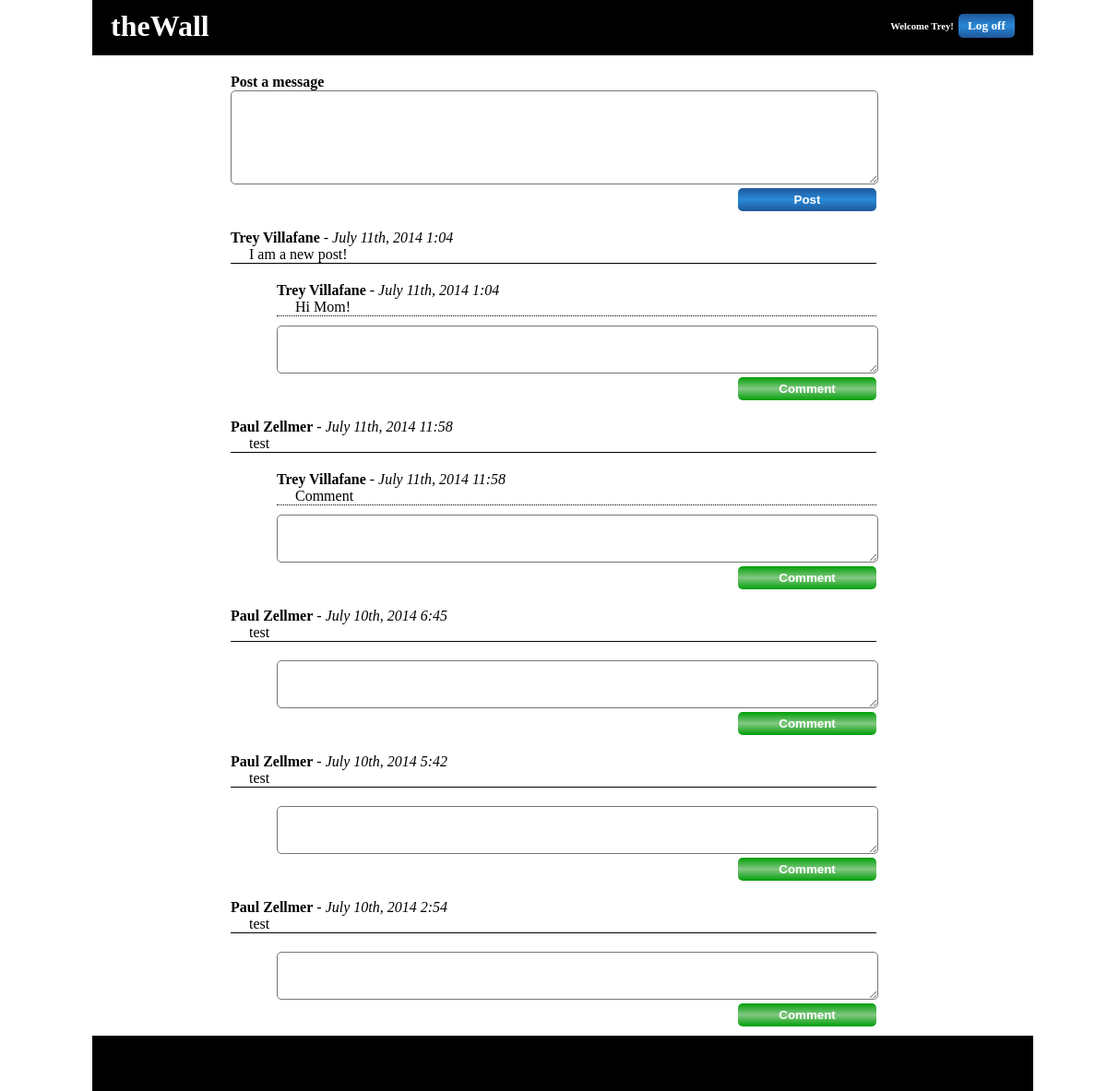
Screenshot of /wall.php (signed in) with the database file from the repository.
### tables this page shows
CREATE TABLE `users` (
  `id` int(11) NOT NULL AUTO_INCREMENT,
  `first_name` varchar(45) DEFAULT NULL,
  `last_name` varchar(45) DEFAULT NULL,
  `email` varchar(45) DEFAULT NULL,
  `password` varchar(45) DEFAULT NULL,
  `created_at` datetime DEFAULT NULL,
  `updated_at` datetime DEFAULT NULL,
  PRIMARY KEY (`id`)
);

CREATE TABLE `posts` (
  `id` int(11) NOT NULL AUTO_INCREMENT,
  `user_id` int(11) NOT NULL,
  `message` text,
  `created_at` datetime DEFAULT NULL,
  `updated_at` datetime DEFAULT NULL,
  PRIMARY KEY (`id`),
  KEY `fk_messages_users_idx` (`user_id`)
);

CREATE TABLE `comments` (
  `id` int(11) NOT NULL AUTO_INCREMENT,
  `message_id` int(11) NOT NULL,
  `user_id` int(11) NOT NULL,
  `comment` text,
  `created_at` datetime DEFAULT NULL,
  `updated_at` datetime DEFAULT NULL,
  PRIMARY KEY (`id`),
  KEY `fk_comments_messages1_idx` (`message_id`),
  KEY `fk_comments_users1_idx` (`user_id`)
);

### new-connection.php (called while the page is built, shortened)
<?php
$connection = new mysqli(DB_HOST, DB_USER, DB_PASS, DB_DATABASE);
function fetch_all($query)
{
	$data = array();
	global $connection;
	$result = $connection->query($query);
	while($row = mysqli_fetch_assoc($result))
	{
		$data[] = $row;
	}
	return $data;
}
function fetch_record($query)
{
	global $connection;
	$result = $connection->query($query);
	return mysqli_fetch_assoc($result);
}
?>

### wall.php (the view, shortened to what this page needs)
<?php
    include 'new-connection.php';
    if (isset($_SESSION['userid'])) {
        $query = "SELECT * FROM users WHERE id ='" . $_SESSION['userid'] . "'";
        $userinfo = fetch_record($query);
        $first = $userinfo['first_name'];
    } else {
        header('location: index.php');
        die();
    }
?>
<!DOCTYPE HTML>
<html>
<head>
    <link rel="stylesheet" type="text/css" href="css.css">
</head>
<body>
<div id="container">
	<div id="wrapper">
		<div id="title">
            <h1>theWall</h1>
            <div id="user">
                <?php
                    if(isset($userinfo)){
                        echo "<h6>Welcome " . $first . "!  </h6>";
                        echo "<a href='logoff.php' class='button blue'>Log off</a>";
                    }else{
                        echo "<a href='index.php' class='button blue'>Log in</a>";
                    }
                ?>
            </div>
        </div>
        <div id="body">
            <div id="post">
                <h4>Post a message</h4>
                <form action="post.php" method="post">
                    <textarea name="message"></textarea>
                    <input type="submit" name="post" value="Post" class="button blue">
                </form>
            </div>
            <div id="wall">
                <?php
                    $post_query = "SELECT * FROM posts ORDER BY created_at DESC";
                    $posts = fetch_all($post_query);
                    if(!is_null($posts)){
                        foreach ($posts as $post) {
                            $user_query = "SELECT first_name, last_name FROM users WHERE id ='" . $post['user_id'] . "'";
                            $user = fetch_record($user_query);
                            echo "<div class='posts'><span class='name'>" . $user['first_name'] . " " . $user['last_name'] . "</span> - <span class='date'>" . date('F jS\, Y g\:i', strtotime($post['created_at'])) . "</span>";
                            echo "<span class='post'>" . $post['message'] . "</span></div>";
                            $com_query = "SELECT * FROM comments WHERE message_id ='" . $post['id'] . " ORDER BY created_at DESC'";
                            $comments = fetch_all($com_query);
                            echo "<div class='comments'>";
                            if(!is_null($comments)){
                                foreach ($comments as $comment) {
                                    $user_query2 = "SELECT first_name, last_name FROM users WHERE id ='" . $comment['user_id'] . "'";
                                    $user = fetch_record($user_query2);
                                    echo "<div class='comment'><span class='name'>" . $user['first_name'] . " " . $user['last_name'] . "</span> - <span class='date'>" . date('F jS\, Y g\:i', strtotime($post['created_at'])) . "</span>";
                                    echo "<span class='content'>" . $comment['comment'] . "</span>";
                                    echo "</div>";
                                }
                            }
                            echo "</div>";
                            ?>
                            <div class="comment_box">
                                <form action="post.php" method="post">
                                    <textarea name="comment"></textarea>
                                    <input type="submit" value="Comment" class="button width green">
                                </form>
                            </div>
                            <?php
                        }
                    }
                ?>
            </div>
        </div>
        <div id="footer">
        </div>
	</div>
</div>
</body>
</html>

### css.css (style rules this page uses)
* { margin: 0; padding: 0; }
.button { border: 0px; display: inline-block; border-radius: 5px; padding: 5px 10px; text-align: center; font-size: 10pt; font-weight: bolder; text-decoration: none; color: #FFFFFF; }
.blue { background: linear-gradient(#1e5799,#2989d8,#1e5799); }
.width { width: 150px; }
.green { background: linear-gradient(#009f07,#83c783,#009f07); }
.posts { width: 700px; margin: 20px auto; border-bottom: 1px solid #000000; }
.name { font-weight: bolder; }
.date { font-style: italic; }
.post { display: block; text-indent: 20px; }
.comments { width: 650px; margin-left: 100px; }
.content { display: block; text-indent: 20px; border-bottom: 1px dotted #000000; margin-bottom: 10px; }
.comment_box textarea { width: 650px; margin-left: 100px; height: 50px; border-radius: 5px; overflow: scroll; }
.comment_box input[type="submit"] { margin-left: 600px; display: block; width: 150px; border-radius: 5px; }
#container { position: fixed; top: 0px; right: 0px; left: 0px; bottom: 0px; overflow: scroll; }
#wrapper { position: relative; width: 1000px; margin: 0px auto; }
#title { position:relative; vertical-align: top; width: 1000px; height: 40px; padding: 10px 10px; background-color: #000000; color: #FFFFFF; }
#title h1 { height: 40px; margin-left: 10px; }
#user { display: inline-block; position: absolute; right: 0px; top: 0px; height: 30px; width: 200px; vertical-align: top; text-align: right; margin: 5px 10px; padding: 10px; }
#user h6 { display: inline-block; margin-right: 5px; }
#body { width: 800px; margin: 0px auto 70px; overflow: scroll; }
#post { width:700px; margin: 20px auto; position: relative; }
#post textarea { width: 700px; height: 100px; border-radius: 5px; overflow: scroll; }
#post input[type="submit"] { margin-left: 550px; display: block; width: 150px; border-radius: 5px; }
#footer { position: fixed; bottom: 0px; width: 1000px; height: 40px; padding: 10px 10px; background-color: #000000; color: #FFFFFF; }

### rows the page displays
users: first_name "Trey"
posts: user.first_name "Trey", user.last_name "Villafane", created_at "July 11th, 2014 1:04", message "I am a new post!"
comments: user.first_name "Trey", user.last_name "Villafane", message.created_at "July 11th, 2014 1:04", comment "Hi Mom!"
posts: user.first_name "Paul", user.last_name "Zellmer", created_at "July 11th, 2014 11:58", message "test"
comments: user.first_name "Trey", user.last_name "Villafane", message.created_at "July 11th, 2014 11:58", comment "Comment"
posts: user.first_name "Paul", user.last_name "Zellmer", created_at "July 10th, 2014 6:45", message "test"
posts: user.first_name "Paul", user.last_name "Zellmer", created_at "July 10th, 2014 5:42", message "test"
posts: user.first_name "Paul", user.last_name "Zellmer", created_at "July 10th, 2014 2:54", message "test"
